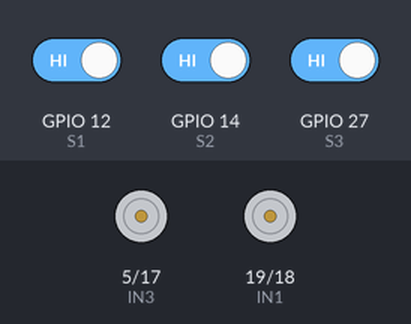
The sketch below on a simulated ESP32. On the bench: motor-driver pin pairs drawn as motors (green arrow = first pin HIGH = forward, orange = second pin HIGH = backward, longer = more drive). The test bench sets the inputs (shaded band); at power-on: GPIO 12 (S1) HIGH, GPIO 14 (S2) HIGH, GPIO 27 (S3) HIGH. What the sketch prints to the serial monitor is not drawn.

Above: at 1.2 s.
1.3 s: GPIO 12 (S1) driven LOW
At 2.2 s:
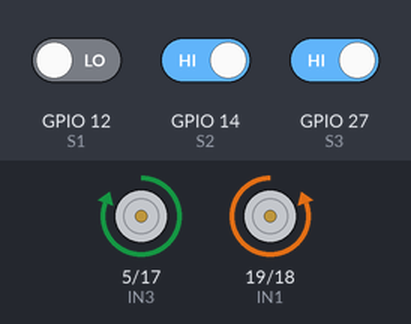
2.8 s: GPIO 14 (S2) driven LOW
At 3.3 s:
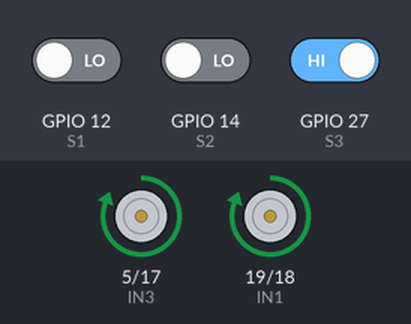
4.3 s: GPIO 14 (S2) driven HIGH
At 5.5 s:
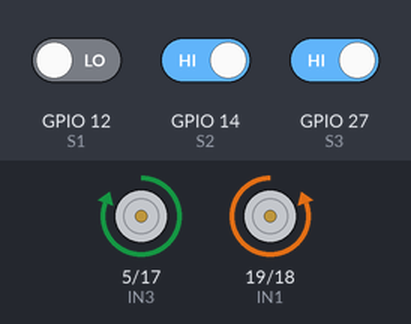
5.8 s: GPIO 12 (S1) driven HIGH
At 6.8 s:
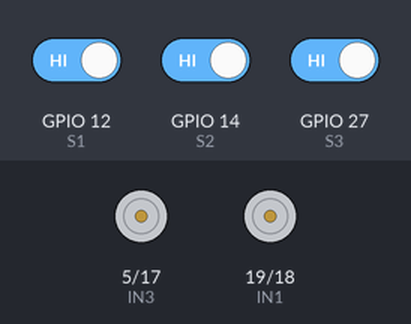
7.3 s: GPIO 27 (S3) driven LOW
At 7.9 s:
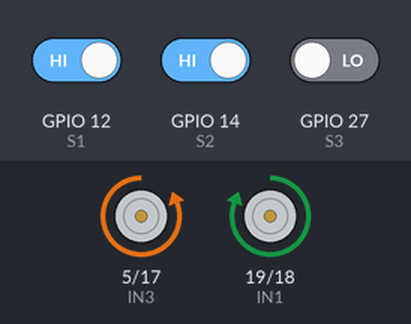
Timing chart, 0 to 9.8 s (numbered marks = the images above; inputs shaded):
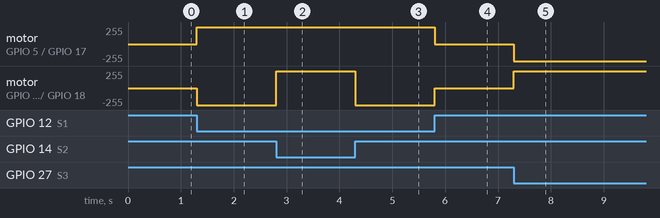

Measured:
- after the input at 1.3 s, motor on GPIO 5 (IN3) / GPIO 17 (IN4): stopped → forward 255/255 at once; motor on GPIO 19 (IN1) / GPIO 18 (IN2): stopped → backward 255/255 at once
- after the input at 2.8 s, motor on GPIO 19 (IN1) / GPIO 18 (IN2): backward 255/255 → forward 255/255 at once
- after the input at 4.3 s, motor on GPIO 19 (IN1) / GPIO 18 (IN2): forward 255/255 → backward 255/255 at once
- after the input at 5.8 s, motor on GPIO 5 (IN3) / GPIO 17 (IN4): forward 255/255 → stopped at once; motor on GPIO 19 (IN1) / GPIO 18 (IN2): backward 255/255 → stopped at once
- after the input at 7.3 s, motor on GPIO 5 (IN3) / GPIO 17 (IN4): stopped → backward 255/255 at once; motor on GPIO 19 (IN1) / GPIO 18 (IN2): stopped → forward 255/255 at once

The sketch:

line_follower.ino
```cpp
// Motor pins
#define IN1 19
#define IN2 18
#define IN3 5
#define IN4 17

// IR sensor pins
#define S1 12
#define S2 14
#define S3 27

void setup() {
  Serial.begin(115200);

  // Motor pins
  pinMode(IN1, OUTPUT);
  pinMode(IN2, OUTPUT);
  pinMode(IN3, OUTPUT);
  pinMode(IN4, OUTPUT);

  // IR sensors
  pinMode(S1, INPUT);
  pinMode(S2, INPUT);
  pinMode(S3, INPUT);
}

void loop() {
  // Read sensors (0 = black line, 1 = white surface)
  int s1 = digitalRead(S1);
  int s2 = digitalRead(S2);
  int s3 = digitalRead(S3);

  // Debug
  Serial.print(s1); Serial.print(" ");
  Serial.print(s2); Serial.print(" ");
  Serial.println(s3);

  // Line following logic
  if (s2 == 0) {          // Middle sensor on line
    forward();
  } else if (s1 == 0) {   // Left sensor on line
    left();
  } else if (s3 == 0) {   // Right sensor on line
    right();
  } else {                 // No line detected
    stopMotors();
  }
}

// Motor functions
void forward() {
  digitalWrite(IN1, HIGH);
  digitalWrite(IN2, LOW);
  digitalWrite(IN3, HIGH);
  digitalWrite(IN4, LOW);
}

void left() {
  digitalWrite(IN1, LOW);
  digitalWrite(IN2, HIGH);
  digitalWrite(IN3, HIGH);
  digitalWrite(IN4, LOW);
}

void right() {
  digitalWrite(IN1, HIGH);
  digitalWrite(IN2, LOW);
  digitalWrite(IN3, LOW);
  digitalWrite(IN4, HIGH);
}

void stopMotors() {
  digitalWrite(IN1, LOW);
  digitalWrite(IN2, LOW);
  digitalWrite(IN3, LOW);
  digitalWrite(IN4, LOW);
}
```
